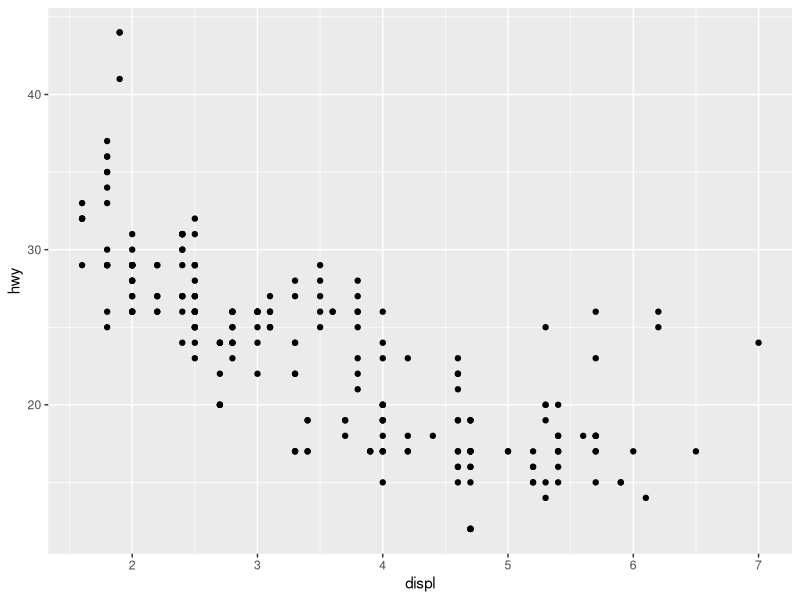
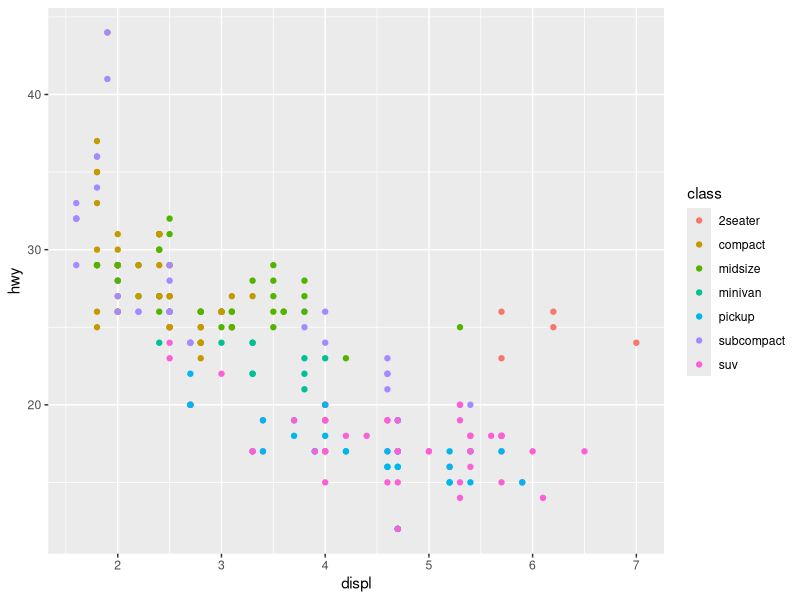
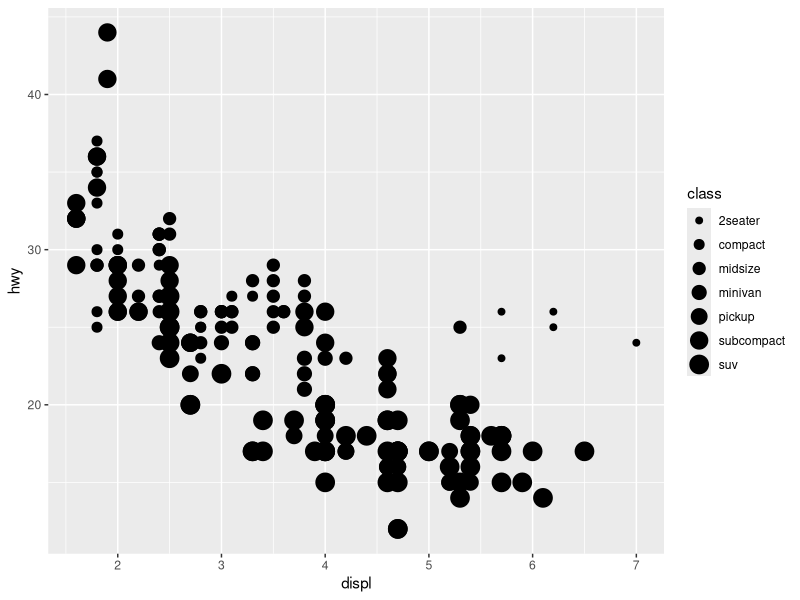
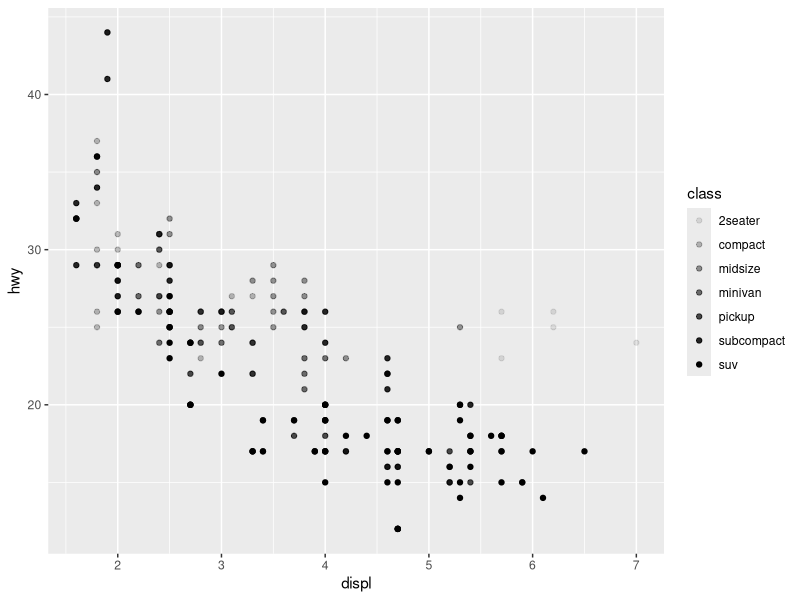
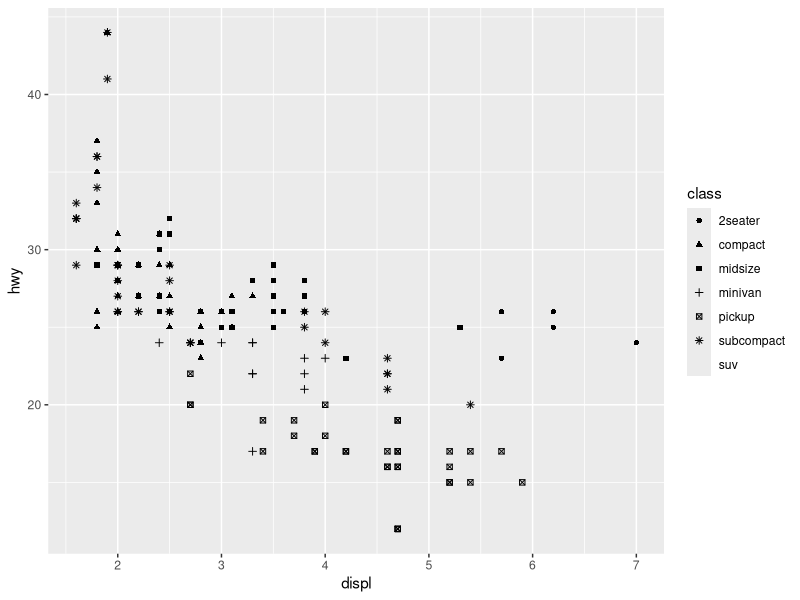
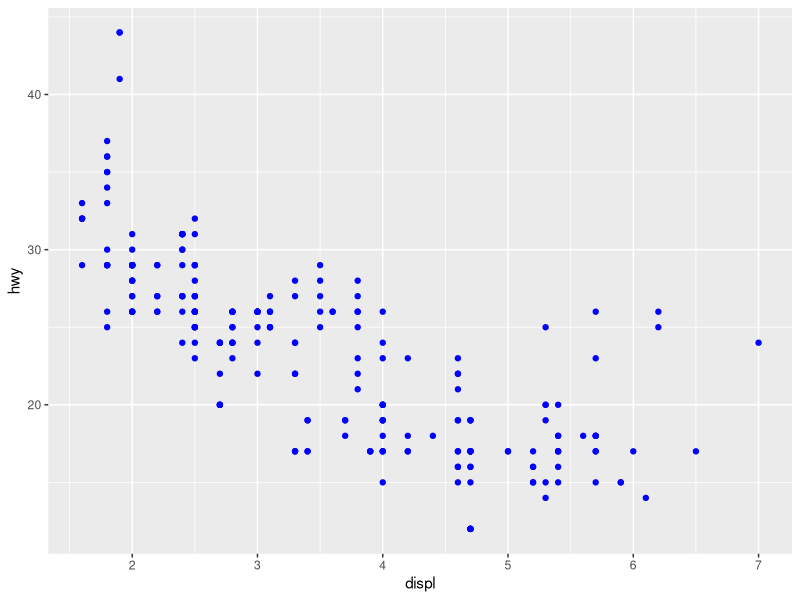
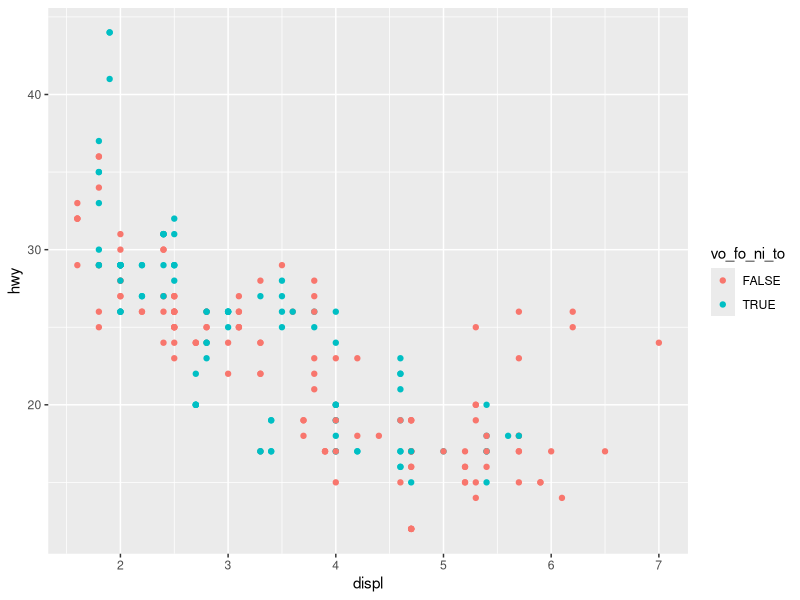
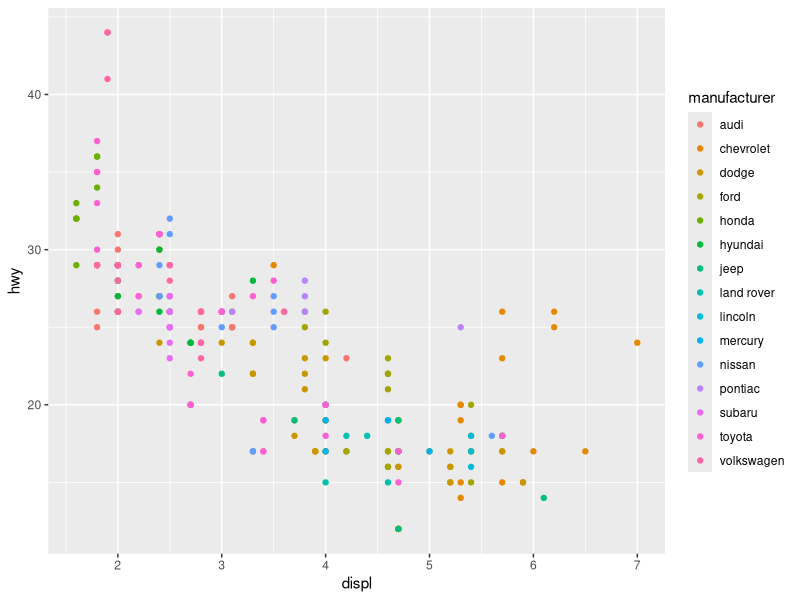

Write R code to recreate these figures, in order.
library(ggplot2)
str(mpg)
#template
#   what-data: plot object 
#   how-geom: layer, geometrical object
#   which-aes: mapping argument
ggplot(data = mpg) + 
  geom_point(mapping = aes(x = displ, y = hwy))

# one more dimension means level
#   levels: color, size, alpha, shape
ggplot(data = mpg) + 
  geom_point(mapping = aes(x = displ, y = hwy, color = class))
ggplot(data = mpg) + 
  geom_point(mapping = aes(x = displ, y = hwy, size = class))
ggplot(data = mpg) + 
  geom_point(mapping = aes(x = displ, y = hwy, alpha = class))
ggplot(data = mpg) + 
  geom_point(mapping = aes(x = displ, y = hwy, shape = class))
# manually assigning a level for all variables
ggplot(data = mpg) + 
  geom_point(mapping = aes(x = displ, y = hwy), color = "blue")
# filter the levels with logical
vo_fo_ni_to <- mpg$manufacturer %in% c("volkswagen","ford","nissan","toyota")
ggplot(data = mpg) + 
  geom_point(mapping = aes(x = displ, y = hwy, color =  vo_fo_ni_to))

ggplot(data = mpg) + 
  geom_point(mapping = aes(x = displ, y = hwy, color = manufacturer))

# filter with dplyr and plot
library(dplyr)

mpg_subste <- mpg %>% filter(manufacturer %in% c("volkswagen","ford","nissan","toyota"))

ggplot(data = mpg_subste) + 
  geom_point(mapping = aes(x = displ, y = hwy, color = manufacturer))

# geoms: point, smooth and 35 more...
ggplot(data = mpg) + 
  geom_smooth(mapping = aes(x = displ, y = hwy, linetype = drv))
str(mpg)
unique(mpg$drv)
ggplot(data = mpg) + 
  geom_point(mapping = aes(x = displ, y = hwy, color = drv))

###